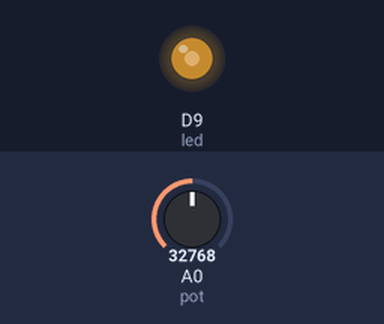
A program run on a simulated CircuitPython board. Shown: output pins drawn as LEDs (lit = HIGH). The inputs (shaded band) are chosen by the test bench; at power-on: A0 (pot) = 32768 (analog values on the 0–65535 scale).

Above: at 1.2 s.
1.3 s: A0 (pot) set to 45874
At 2.5 s:
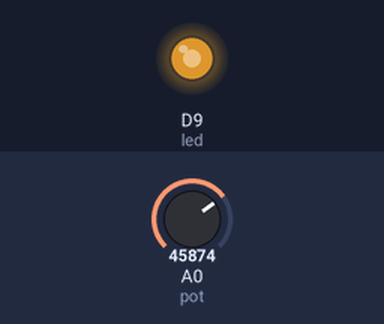
2.8 s: A0 (pot) set to 57670
At 3.8 s:
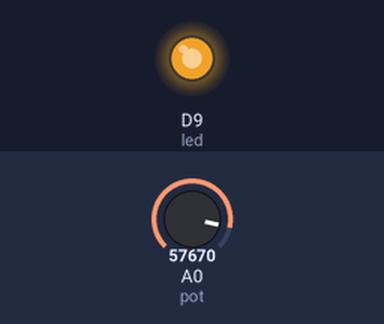
4.3 s: A0 (pot) set to 7864
At 4.9 s:
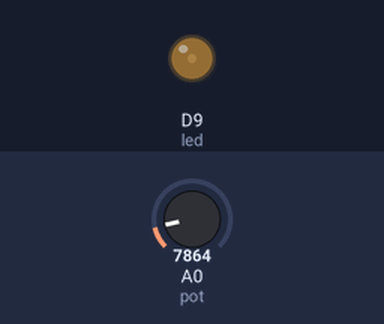
5.8 s: A0 (pot) set to 0
At 6.1 s:
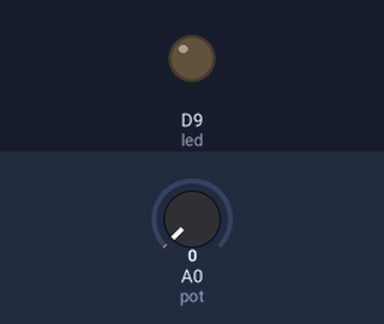
Timing chart, 0 to 8.3 s (numbered marks = the images above; inputs shaded):
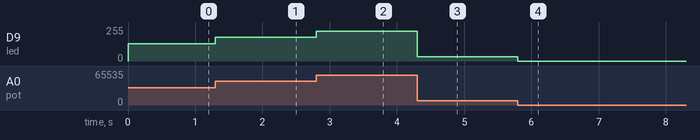

Measured:
- after the input at 1.3 s, D9 (led): 128/255 → 178/255 at once
- after the input at 2.8 s, D9 (led): 178/255 → 224/255 at once
- after the input at 4.3 s, D9 (led): 224/255 → 31/255 at once
- after the input at 5.8 s, D9 (led): 31/255 → 0/255 at once

The program:

LED_mit_Poti_dimmen.py
```python
"""
LED mit Poti dimmen

================================================="""

import analogio
import board
import pulseio

led = pulseio.PWMOut(board.D9)
pot = analogio.AnalogIn(board.A0)

while True:
    led.duty_cycle = pot.value
```
